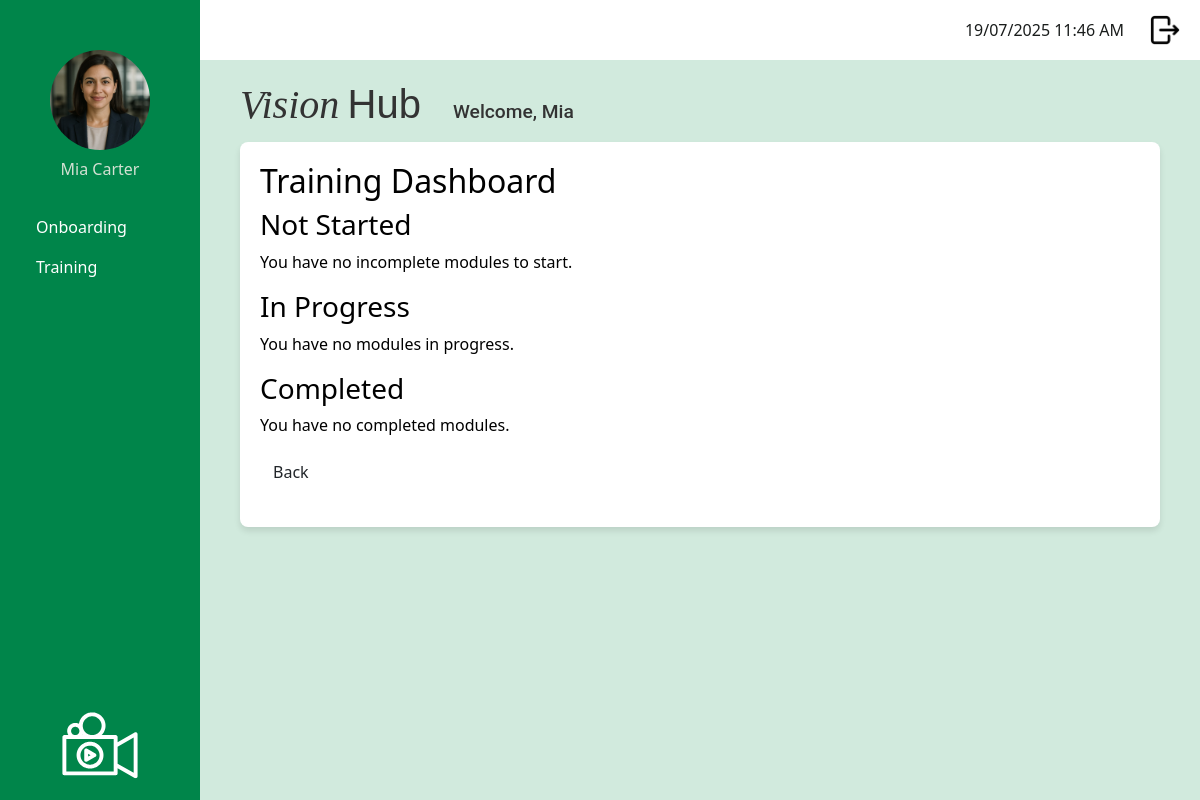
The page /dashboard_training (signed in) on the database as committed earlier.
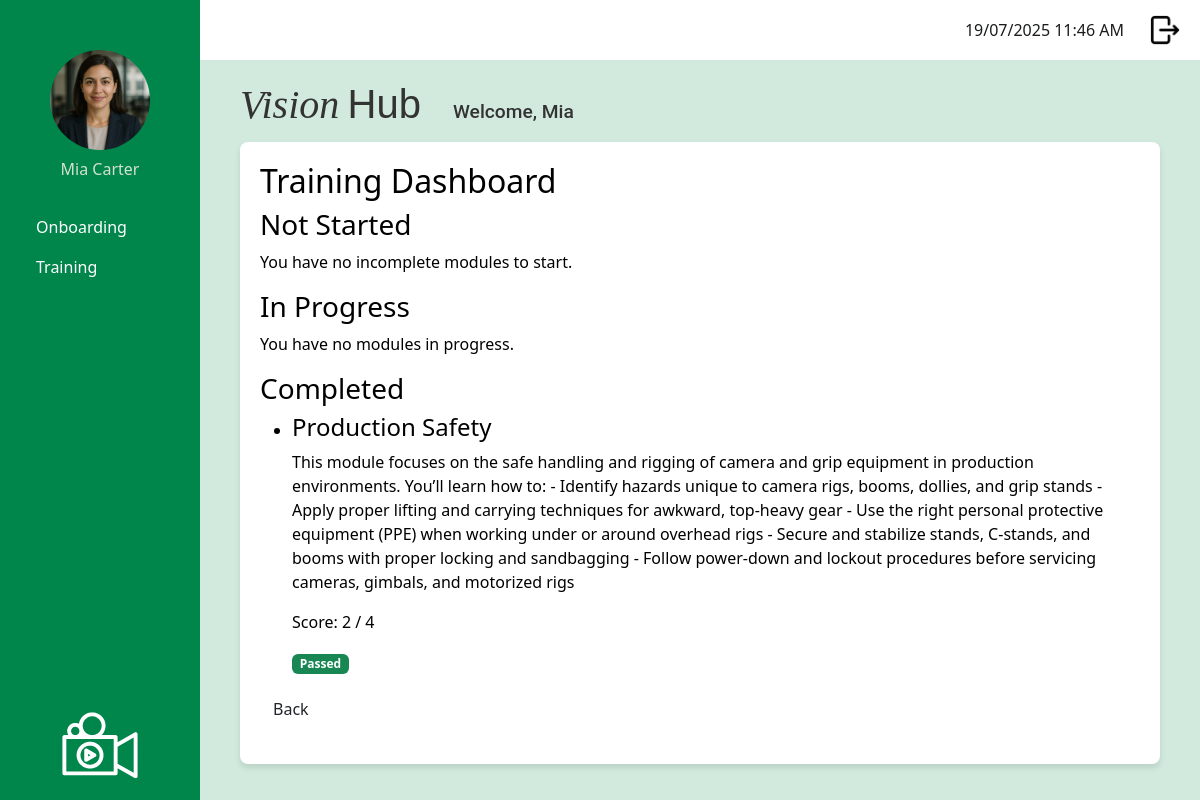
The same page on the database as committed later.
### app/models.py (models this page shows, shortened)
class TrainingModule (db.Model):
    __tablename__ = 'training_module'
    id: so.Mapped[int] = so.mapped_column(primary_key=True)
    module_title: so.Mapped[str] = so.mapped_column(sa.String(150), index=True, unique=True)
    module_description: so.Mapped[str] = so.mapped_column(sa.Text, nullable=False)
    module_instructions: so.Mapped[str] = so.mapped_column(sa.Text, nullable=False)
    video_url: so.Mapped[str] = so.mapped_column(sa.String(300))
    questions: so.Mapped[List['Question']] = so.relationship('Question', back_populates='training_module', cascade='all, delete-orphan')
    user_progress: so.Mapped[List['UserModuleProgress']] = so.relationship('UserModuleProgress', back_populates='training_module')

### app/routes.py (the view)
@app.route('/dashboard_training', methods=['GET'])
@login_required
def training_dashboard():
    if current_user.role.role_name != "staff":
        return redirect(url_for('logout'))
    onboarding_path = current_user.onboarding_path
    if onboarding_path:
        steps = onboarding_path.steps
    else:
        steps = []
    completed_modules = []
    to_be_completed_modules = []
    in_progress_modules = []
    passing_threshold = 0.5
    for step in steps:
        module = step.training_module
        if module:
            progress = UserModuleProgress.query.filter_by(
                user_id=current_user.id,
                training_module_id=module.id
            ).order_by(UserModuleProgress.id.desc()).first()
            if not progress:
                to_be_completed_modules.append(module)
            else:
                total_questions = len(module.questions) or 1  # Avoid division by zero
                if progress.completed_date:
                    if progress.score is not None and (progress.score / total_questions) >= passing_threshold:
                        completed_modules.append({
                            'module': module,
                            'score': progress.score,
                            'passed': True
                        })
                    else:
                        to_be_completed_modules.append(module)
                else:
                    in_progress_modules.append(module)
    return render_template(
        'dashboard_training.html',
        title="Training Dashboard",
        to_be_completed_modules=to_be_completed_modules,
        in_progress_modules=in_progress_modules,
        completed_modules=completed_modules
    )

### app/models.py (called while the page is built)
@login.user_loader
def load_user(id):
    return db.session.get(User, int(id))

### app/templates/dashboard_training.html
{% extends "base.html" %}
{% block content %}
<h2>Training Dashboard</h2>
<h3>Not Started</h3>
{% if to_be_completed_modules %}
    <ul>
    {% for module in to_be_completed_modules %}
        <li>
            <h4>{{ module.module_title }}</h4>
            <p>{{ module.module_description }}</p>
            <a href="{{ url_for('take_training_module', module_id=module.id) }}" class="btn btn-primary">
                Start Module
            </a>
        </li>
    {% endfor %}
    </ul>
{% else %}
    <p>You have no incomplete modules to start.</p>
{% endif %}
<h3>In Progress</h3>
{% if in_progress_modules %}
    <ul>
    {% for module in in_progress_modules %}
        <li>
            <h4>{{ module.module_title }}</h4>
            <p>{{ module.module_description }}</p>
            <a href="{{ url_for('take_training_module', module_id=module.id) }}" class="btn btn-warning">
                Resume Module
            </a>
        </li>
    {% endfor %}
    </ul>
{% else %}
    <p>You have no modules in progress.</p>
{% endif %}
<h3>Completed</h3>
{% if completed_modules %}
    <ul>
    {% for entry in completed_modules %}
        <li>
            <h4>{{ entry.module.module_title }}</h4>
            <p>{{ entry.module.module_description }}</p>
            <p>Score: {{ entry.score }} / {{ entry.module.questions|length }}</p>
            {% if entry.passed %}
                <span class="badge bg-success">Passed</span>
            {% else %}
                <span class="badge bg-danger">Failed</span>
                <a href="{{ url_for('take_training_module', module_id=entry.module.id) }}" class="btn btn-secondary">Retake Module</a>
            {% endif %}
        </li>
    {% endfor %}
    </ul>
{% else %}
    <p>You have no completed modules.</p>
{% endif %}
<p>
    <a href="{{ url_for('staff_dashboard') }}" class="btn">Back</a>
</p>
{% endblock %}

Rows that differ between the two databases and show on the page:
added TrainingModule: module.module_title "Production Safety", module.module_description "This module focuses on the safe handling and rigging of camera and grip equipment in production environments. You’ll learn how to: - Identify hazards unique to camera rigs, booms, dollies, and grip stands - Apply proper lifting and carrying techniques for awkward, top-heavy gear - Use the right personal protective equipment (PPE) when working under or around overhead rigs - Secure and stabilize stands, C-stands, and booms with proper locking and sandbagging - Follow power-down and lockout procedures before servicing cameras, gimbals, and motorized rigs"
Other text that changed with them:
new list line: "Score: 2 / 4 Passed"
text no longer shown: "You have no completed modules."
